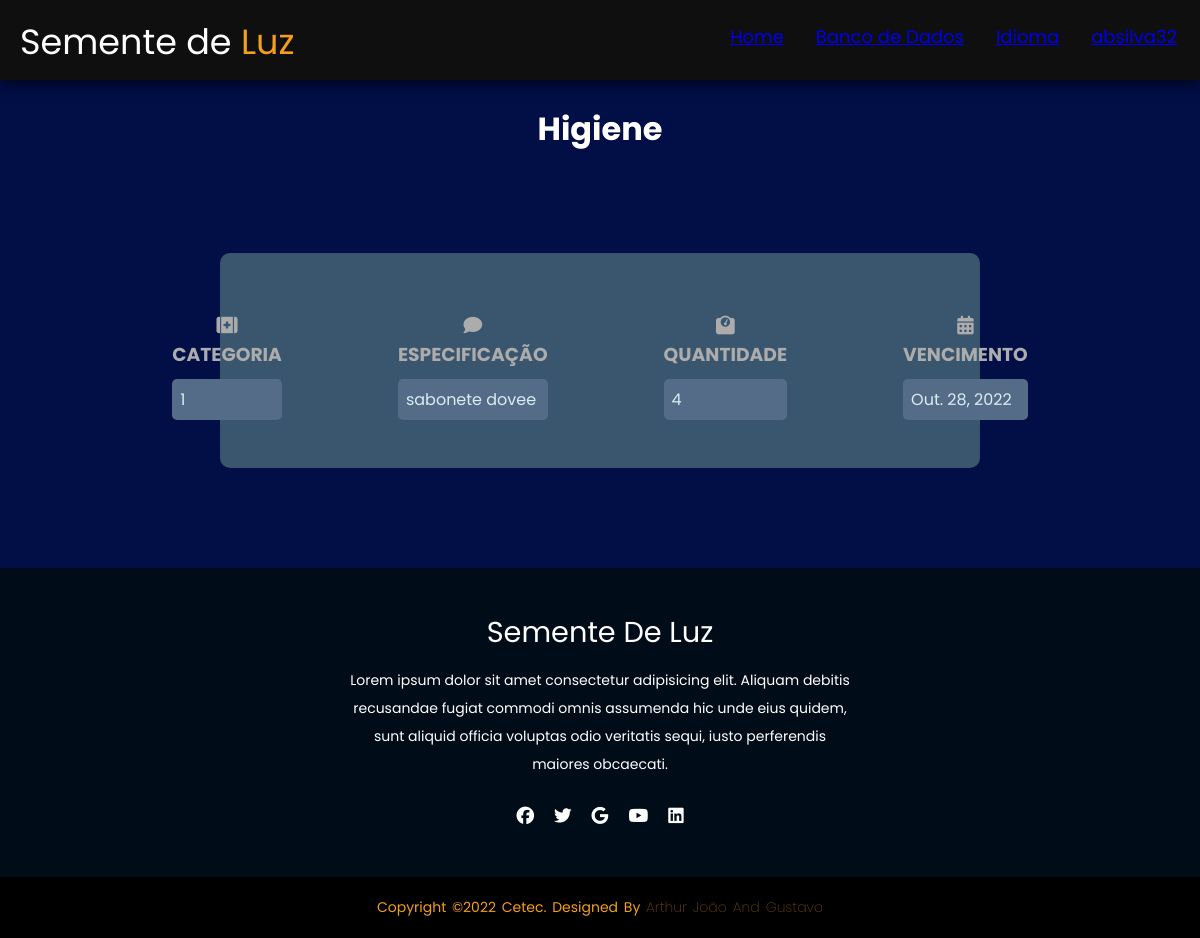
The app's page /estoque/verhigiene/ (signed in), older data.
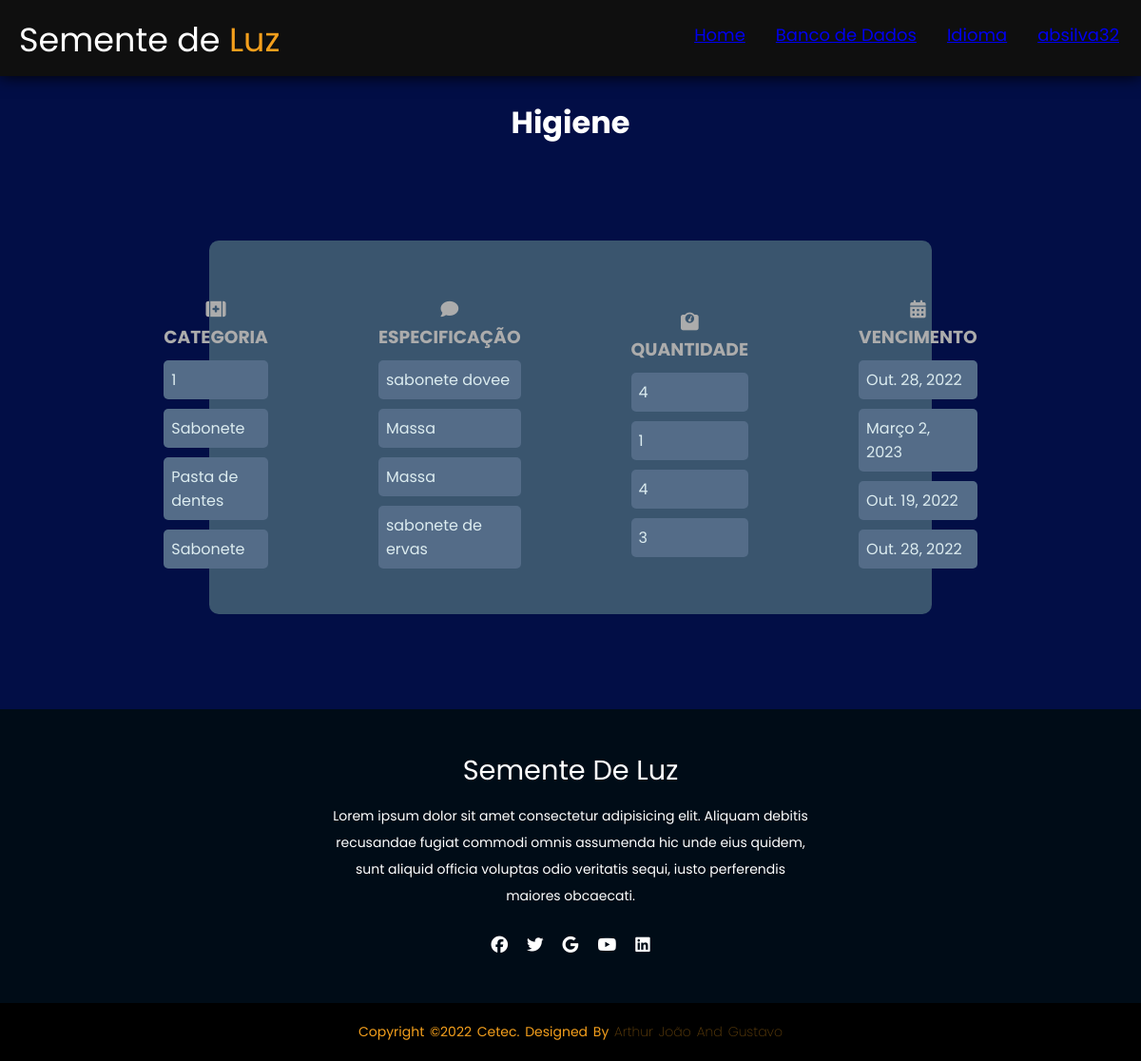
The same page, newer data.
### estoque/models.py (models this page shows, shortened)
class Higiene (models.Model):
    tipos = models.CharField (max_length=30, choices=HIGIENE_CHOICES, null=True)
    descr = models.CharField(max_length=30, null=True)
    qntd = models.IntegerField(null=True)
    vencimento = models.DateField(null=True)

### estoque/views.py (the view)
class VerHigieneView(ListView):
    model= Higiene
    template_name = 'ver_higiene.html'

### estoque/templates/ver_higiene.html (shortened to what this page needs)
{% load static %}
<!DOCTYPE html>
<html lang="en">
<head>
    <link rel="stylesheet" type="text/css" href='{% static "/css/ver_estoque.css" %}'>
</head>
<body>
    <header>
        <div class="logo">
            Semente de <span>Luz</span></div>
            <ul>
                <li><a href="{%url 'home' %}">Home</li></a>
                <li><a href="/estoque/escolha">Banco de Dados</li></a>
                <li><a href="/estoque/language/"> Idioma</li></a>
                <li>
                    <a href="/estoque/perfil">{{request.user}}</a>
                </li>
            </ul>
    </header>
    <br>
    <h1>Higiene</h1>
    <div class="card">
        <div class="card2">
            <div class="textfield">
                <h3><i class="fa-solid fa-kit-medical"></i> Categoria </h3>
                    {% for Higiene in object_list %}
                        <p class="text">{{Higiene.tipos}}</p>
                    {% endfor %}
            </div>
            </div>
            <div class="card2">
                <div class="textfield">
                    <h3><i class="fa-solid fa-comment"></i> Especificação </h3>
                    {% for Higiene in object_list %}
                        <p class="text">{{Higiene.descr}}</p>
                    {% endfor %}
                </div>
                </div>
                <div class="card2">
                    <div class="textfield">
                        <h3><i class="fa-solid fa-weight-scale"></i> Quantidade </h3>
                        {% for Higiene in object_list %}
                            <p class="text">{{Higiene.qntd}}</p>
                        {% endfor %}
                    </div>
                    </div>
                    <div class="card2">
                        <div class="textfield">
                            <h3><i class="fa-solid fa-calendar-days"></i> vencimento </h3>
                            {% for Higiene in object_list %}
                                <p class="text">{{Higiene.vencimento}}</p>
                            {% endfor %}
                        </div>
                        </div>
    </div>
    <footer>
        <div class="footer-content">
            <h3>Semente de Luz</h3>
            <p>Lorem ipsum dolor sit amet consectetur adipisicing elit. Aliquam debitis recusandae fugiat commodi omnis assumenda hic unde eius quidem, sunt aliquid officia voluptas odio veritatis sequi, iusto perferendis maiores obcaecati.</p>
            <ul class="socials">
                <li><a href="#"><i class="fa-brands fa-facebook"></i></a></li>
                <li><a href="#"><i class="fa-brands fa-twitter"></i></a></li>
                <li><a href="#"><i class="fa-brands fa-google"></i></a></li>
                <li><a href="#"><i class="fa-brands fa-youtube"></i></a></li>
                <li><a href="#"><i class="fa-brands fa-linkedin"></i></a></li>
            </ul>
        </div>
        <div class="footer-bottom">
            <p>copyright &copy;2022 Cetec. designed by <span>Arthur João and Gustavo</span></p>
        </div>
    </footer>
</body>
</html>

Row changes from the older to the newer data that the page shows:
added Higiene: tipos "Sabonete", descr "Massa", qntd "1", vencimento "Março 2, 2023"
added Higiene: tipos "Pasta de dentes", descr "Massa", qntd "4", vencimento "Out. 19, 2022"
added Higiene: tipos "Sabonete", descr "sabonete de ervas", qntd "3", vencimento "Out. 28, 2022"
